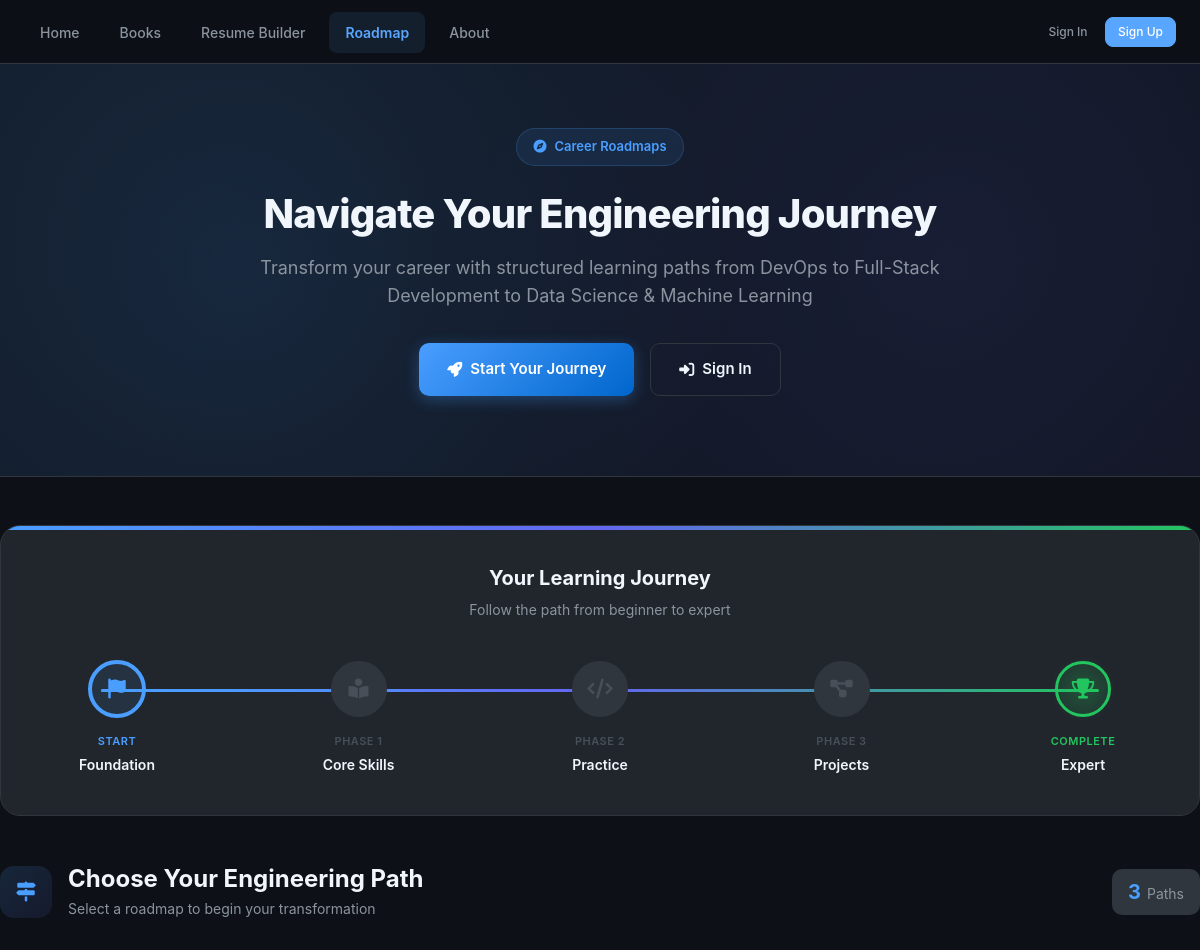
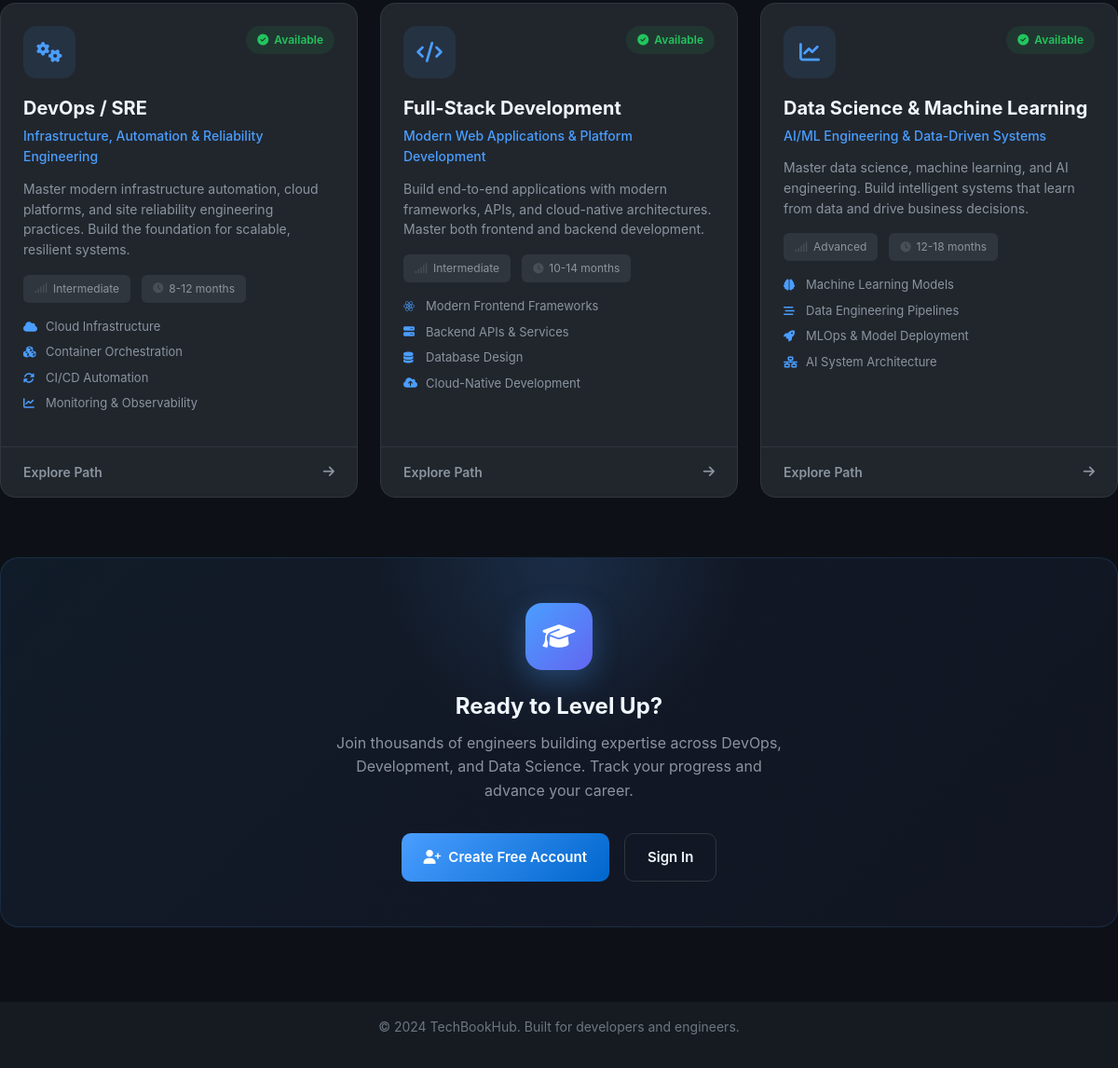
Page /roadmap/ on the committed database (2 pictures, top to bottom).
### roadmap/models.py (models this page shows, shortened)
class RoadmapPath(models.Model):
    DIFFICULTY_CHOICES = [
        ('beginner', 'Beginner'),
        ('intermediate', 'Intermediate'),
        ('advanced', 'Advanced'),
    ]
    name = models.CharField(max_length=100, unique=True)
    slug = models.SlugField(max_length=100, unique=True, blank=True)
    subtitle = models.CharField(max_length=200)
    description = models.TextField()
    icon_class = models.CharField(max_length=50, default='fas fa-route')
    difficulty = models.CharField(max_length=20, choices=DIFFICULTY_CHOICES, default='intermediate')
    estimated_duration = models.CharField(max_length=50)  # e.g., "12-18 months"
    order = models.PositiveIntegerField(default=0)
    is_active = models.BooleanField(default=True)
    created_at = models.DateTimeField(auto_now_add=True)
    updated_at = models.DateTimeField(auto_now=True)
    class Meta:
        ordering = ['order', 'name']
        verbose_name = 'Roadmap Path'
        verbose_name_plural = 'Roadmap Paths'

class RoadmapHighlight(models.Model):
    roadmap_path = models.ForeignKey(RoadmapPath, on_delete=models.CASCADE, related_name='highlights')
    title = models.CharField(max_length=100)
    icon_class = models.CharField(max_length=50, default='fas fa-check')
    order = models.PositiveIntegerField(default=0)
    created_at = models.DateTimeField(auto_now_add=True)
    class Meta:
        ordering = ['roadmap_path', 'order']
        unique_together = ['roadmap_path', 'order']
        verbose_name = 'Roadmap Highlight'
        verbose_name_plural = 'Roadmap Highlights'

### roadmap/views.py (the view, shortened to what this page needs)
# urls.py: 2. Add a URL to urlpatterns:  path('', views.home, name='home')
@never_cache
@vary_on_headers('User-Agent')
def home(request):
    roadmap_paths = RoadmapPath.objects.filter(is_active=True).order_by('order').prefetch_related('highlights')
    user_progress = {}
    context = {
        'roadmap_paths': roadmap_paths,
        'user_progress': user_progress,
        'page_type': 'roadmap_home',  # For state isolation
    }
    return render(request, 'roadmap/home.html', context)

### accounts/context_processors.py (called while the page is built)
def access_control_context(request):
    try:
        if hasattr(request, 'user') and request.user and request.user.is_authenticated:
            return {
                'access_context': get_user_access_context(request.user)
            }
    except Exception as e:
        import logging
        logger = logging.getLogger(__name__)
        logger.error(f"Error in access_control_context: {e}")
    return {
        'access_context': {
            'has_content_access': False,
            'is_superuser': False,
            'access_status': None,
            'can_request_access': False,
            'access_status_display': 'Unknown'
        }
    }

### roadmap/templates/roadmap/home.html (shortened to what this page needs)
{% extends 'base.html' %}
{% load static %}
{% load roadmap_extras %}
{% block content %}
<div class="roadmap-page">
  <div class="roadmap-hero">
    <div class="hero-bg-pattern"></div>
    <div class="container">
      <div class="hero-content">
        <div class="hero-badge">
          <i class="fas fa-compass"></i>
          <span>Career Roadmaps</span>
        </div>
        <h1>Navigate Your Engineering Journey</h1>
        <p>Transform your career with structured learning paths from DevOps to Full-Stack Development to Data Science & Machine Learning</p>
        {% if not user.is_authenticated %}
        <div class="hero-actions">
          <a href="{% url 'accounts.signup' %}" class="btn-hero-primary">
            <i class="fas fa-rocket"></i>
            Start Your Journey
          </a>
          <a href="{% url 'accounts.login' %}" class="btn-hero-secondary">
            <i class="fas fa-sign-in-alt"></i>
            Sign In
          </a>
        </div>
        {% endif %}
      </div>
    </div>
  </div>
  <div class="container roadmap-content">
    <div class="journey-visualization">
      <div class="journey-header">
        <h3>Your Learning Journey</h3>
        <p>Follow the path from beginner to expert</p>
      </div>
      <div class="journey-path">
        <div class="journey-stage stage-1">
          <div class="stage-node">
            <div class="node-icon"><i class="fas fa-flag"></i></div>
            <div class="node-pulse"></div>
          </div>
          <div class="stage-content">
            <span class="stage-label">Start</span>
            <span class="stage-title">Foundation</span>
          </div>
        </div>
        <div class="journey-stage stage-2">
          <div class="stage-node">
            <div class="node-icon"><i class="fas fa-book-reader"></i></div>
          </div>
          <div class="stage-content">
            <span class="stage-label">Phase 1</span>
            <span class="stage-title">Core Skills</span>
          </div>
        </div>
        <div class="journey-stage stage-3">
          <div class="stage-node">
            <div class="node-icon"><i class="fas fa-code"></i></div>
          </div>
          <div class="stage-content">
            <span class="stage-label">Phase 2</span>
            <span class="stage-title">Practice</span>
          </div>
        </div>
        <div class="journey-stage stage-4">
          <div class="stage-node">
            <div class="node-icon"><i class="fas fa-project-diagram"></i></div>
          </div>
          <div class="stage-content">
            <span class="stage-label">Phase 3</span>
            <span class="stage-title">Projects</span>
          </div>
        </div>
        <div class="journey-stage stage-5">
          <div class="stage-node completed">
            <div class="node-icon"><i class="fas fa-trophy"></i></div>
            <div class="node-glow"></div>
          </div>
          <div class="stage-content">
            <span class="stage-label">Complete</span>
            <span class="stage-title">Expert</span>
          </div>
        </div>
      </div>
    </div>
    <div class="paths-section" id="roadmap-cards">
      <div class="section-header">
        <div class="section-title-group">
          <div class="section-icon">
            <i class="fas fa-map-signs"></i>
          </div>
          <div>
            <h2>Choose Your Engineering Path</h2>
            <p>Select a roadmap to begin your transformation</p>
          </div>
        </div>
        {% if roadmap_paths %}
        <div class="paths-count">
          <span class="count-number">{{ roadmap_paths|length }}</span>
          <span class="count-label">Path{{ roadmap_paths|length|pluralize }}</span>
        </div>
        {% endif %}
      </div>
      {% if roadmap_paths %}
      <div class="paths-grid">
        {% for path in roadmap_paths %}
        <a href="{% url 'roadmap:path_detail' path.slug %}" class="path-card" data-path-slug="{{ path.slug }}">
          <div class="path-card-header">
            <div class="path-icon-wrap">
              <i class="{{ path.icon_class }}"></i>
            </div>
            <div class="path-badge">
              <i class="fas fa-check-circle"></i>
              Available
            </div>
          </div>
          <div class="path-card-body">
            <h3>{{ path.name }}</h3>
            <p class="path-subtitle">{{ path.subtitle }}</p>
            <p class="path-desc">{{ path.description }}</p>
            <div class="path-meta-row">
              <div class="meta-chip">
                <i class="fas fa-signal"></i>
                {{ path.get_difficulty_display }}
              </div>
              <div class="meta-chip">
                <i class="fas fa-clock"></i>
                {{ path.estimated_duration }}
              </div>
            </div>
            {% if path.highlights.all %}
            <div class="path-highlights-list">
              {% for highlight in path.highlights.all|slice:":4" %}
              <div class="highlight-row">
                <i class="{{ highlight.icon_class }}"></i>
                <span>{{ highlight.title }}</span>
              </div>
              {% endfor %}
            </div>
            {% endif %}
          </div>
          <div class="path-card-footer">
            <span class="explore-text">Explore Path</span>
            <i class="fas fa-arrow-right"></i>
          </div>
        </a>
        {% endfor %}
      </div>
      {% endif %}
    </div>
    {% if not user.is_authenticated %}
    <div class="cta-section">
      <div class="cta-card">
        <div class="cta-glow"></div>
        <div class="cta-content">
          <div class="cta-icon">
            <i class="fas fa-graduation-cap"></i>
          </div>
          <h3>Ready to Level Up?</h3>
          <p>Join thousands of engineers building expertise across DevOps, Development, and Data Science. Track your progress and advance your career.</p>
          <div class="cta-buttons">
            <a href="{% url 'accounts.signup' %}" class="btn-cta-primary">
              <i class="fas fa-user-plus"></i>
              Create Free Account
            </a>
            <a href="{% url 'accounts.login' %}" class="btn-cta-secondary">
              Sign In
            </a>
          </div>
        </div>
      </div>
    </div>
    {% endif %}
  </div>
</div>
{% endblock %}

### booksstore/static/css/dark-theme-unified.css (style rules this page uses)
:root { --bg-primary: #0d1117; --bg-secondary: #161b22; --bg-surface: #21262d; --bg-elevated: #30363d; --bg-overlay: #161b22; --bg-input: #0d1117; --bg-hero: linear-gradient(135deg, #0d1117 0%, #161b22 100%); --text-primary: #f0f6fc; --text-secondary: #8b949e; --text-tertiary: #6e7681; --text-muted: #484f58; --text-inverse: #24292f; --accent-primary: #58a6ff; --accent-hover: #388bfd; --accent-active: #1f6feb; --accent-subtle: rgba(88, 166, 255, 0.1); --accent-muted: rgba(88, 166, 255, 0.4); --accent-emphasis: #1f6feb; --success: #3fb950; --success-subtle: rgba(63, 185, 80, 0.15); --success-muted: rgba(63, 185, 80, 0.4); --warning: #d29922; --warning-subtle: rgba(210, 153, 34, 0.15); --warning-muted: rgba(210, 153, 34, 0.4); --error: #f85149; --error-subtle: rgba(248, 81, 73, 0.15); --error-muted: rgba(248, 81, 73, 0.4); --info: #79c0ff; --info-subtle: rgba(121, 192, 255, 0.15); --info-muted: rgba(121, 192, 255, 0.4); --border-default: #30363d; --border-muted: #21262d; --border-subtle: #484f58; --border-emphasis: #6e7681; --border-focus: var(--accent-primary); --border-success: var(--success); --border-warning: var(--warning); --border-error: var(--error); --shadow-sm: 0 1px 2px rgba(0, 0, 0, 0.3); --shadow-md: 0 3px 6px rgba(0, 0, 0, 0.4); --shadow-lg: 0 8px 24px rgba(0, 0, 0, 0.5); --shadow-xl: 0 12px 48px rgba(0, 0, 0, 0.6); --glow-accent: 0 0 0 3px var(--accent-subtle); --glow-success: 0 0 0 3px var(--success-subtle); --glow-error: 0 0 0 3px var(--error-subtle); --space-1: 4px; --space-2: 8px; --space-3: 12px; --space-4: 16px; --space-5: 20px; --space-6: 24px; --space-8: 32px; --space-10: 40px; --space-12: 48px; --space-16: 64px; --space-20: 80px; --space-24: 96px; --font-size-xs: 12px; --font-size-sm: 14px; --font-size-base: 16px; --font-size-lg: 18px; --font-size-xl: 20px; --font-size-2xl: 24px; --font-size-3xl: 30px; --font-size-4xl: 36px; --font-size-5xl: 48px; --font-weight-normal: 400; --font-weight-medium: 500; --font-weight-semibold: 600; --font-weight-bold: 700; --line-height-tight: 1.25; --line-height-snug: 1.375; --line-height-normal: 1.5; --line-height-relaxed: 1.625; --radius-sm: 6px; --radius-md: 8px; --radius-lg: 12px; --radius-xl: 16px; --radius-2xl: 24px; --radius-full: 9999px; --transition-fast: 150ms cubic-bezier(0.4, 0, 0.2, 1); --transition-normal: 250ms cubic-bezier(0.4, 0, 0.2, 1); --transition-slow: 350ms cubic-bezier(0.4, 0, 0.2, 1); --ease-in: cubic-bezier(0.4, 0, 1, 1); --ease-out: cubic-bezier(0, 0, 0.2, 1); --ease-in-out: cubic-bezier(0.4, 0, 0.2, 1); }
* { box-sizing: border-box; margin: 0; padding: 0; }
html { font-size: 16px; line-height: var(--line-height-normal); -webkit-font-smoothing: antialiased; -moz-osx-font-smoothing: grayscale; scroll-behavior: smooth; }
body { font-family: -apple-system, BlinkMacSystemFont, 'Segoe UI', 'Noto Sans', Helvetica, Arial, sans-serif; font-size: var(--font-size-base); font-weight: var(--font-weight-normal); line-height: var(--line-height-normal); color: var(--text-primary); background-color: var(--bg-primary); overflow-x: hidden; min-height: 100vh; }
h1, h2, h3, h4, h5, h6 { font-weight: var(--font-weight-semibold); line-height: var(--line-height-tight); color: var(--text-primary); margin-bottom: var(--space-4); }
h1 { font-size: var(--font-size-4xl); font-weight: var(--font-weight-bold); }
h2 { font-size: var(--font-size-3xl); }
h3 { font-size: var(--font-size-2xl); }
p { color: var(--text-secondary); line-height: var(--line-height-relaxed); margin-bottom: var(--space-4); }
a { color: var(--accent-primary); text-decoration: none; transition: color var(--transition-fast); }
.container { width: 100%; max-width: 1200px; margin: 0 auto; padding: 0 var(--space-4); }

### rows in the picture
RoadmapPath: name "DevOps / SRE", subtitle "Infrastructure, Automation & Reliability Engineering", description "Master modern infrastructure automation, cloud platforms, and site reliability engineering practices. Build the foundation for scalable, resilient systems.", difficulty "Intermediate", estimated_duration "8-12 months"
RoadmapHighlight: title "Cloud Infrastructure"
RoadmapHighlight: title "Container Orchestration"
RoadmapHighlight: title "CI/CD Automation"
RoadmapHighlight: title "Monitoring & Observability"
RoadmapPath: name "Full-Stack Development", subtitle "Modern Web Applications & Platform Development", description "Build end-to-end applications with modern frameworks, APIs, and cloud-native architectures. Master both frontend and backend development.", difficulty "Intermediate", estimated_duration "10-14 months"
RoadmapHighlight: title "Modern Frontend Frameworks"
RoadmapHighlight: title "Backend APIs & Services"
RoadmapHighlight: title "Database Design"
RoadmapHighlight: title "Cloud-Native Development"
RoadmapPath: name "Data Science & Machine Learning", subtitle "AI/ML Engineering & Data-Driven Systems", description "Master data science, machine learning, and AI engineering. Build intelligent systems that learn from data and drive business decisions.", difficulty "Advanced", estimated_duration "12-18 months"
RoadmapHighlight: title "Machine Learning Models"
RoadmapHighlight: title "Data Engineering Pipelines"
RoadmapHighlight: title "MLOps & Model Deployment"
RoadmapHighlight: title "AI System Architecture"

### other values in the picture
{{ roadmap_paths|length }} "3"
